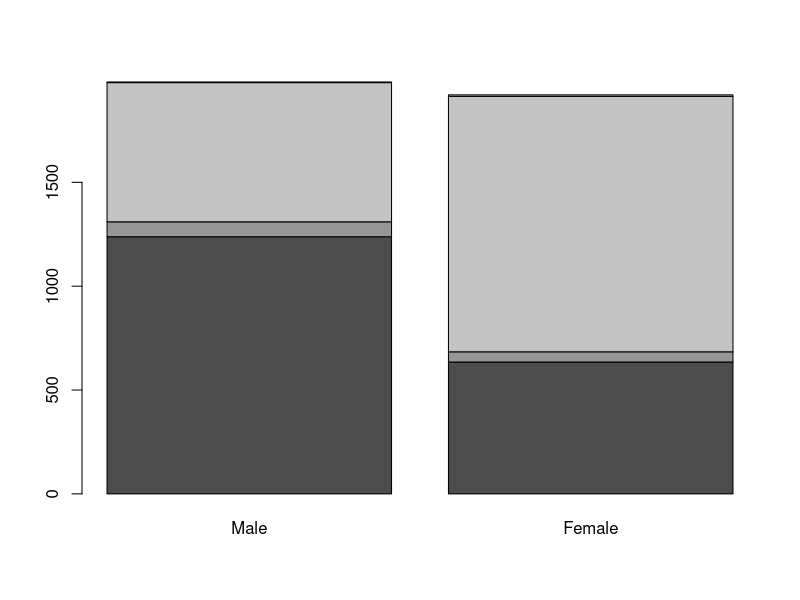
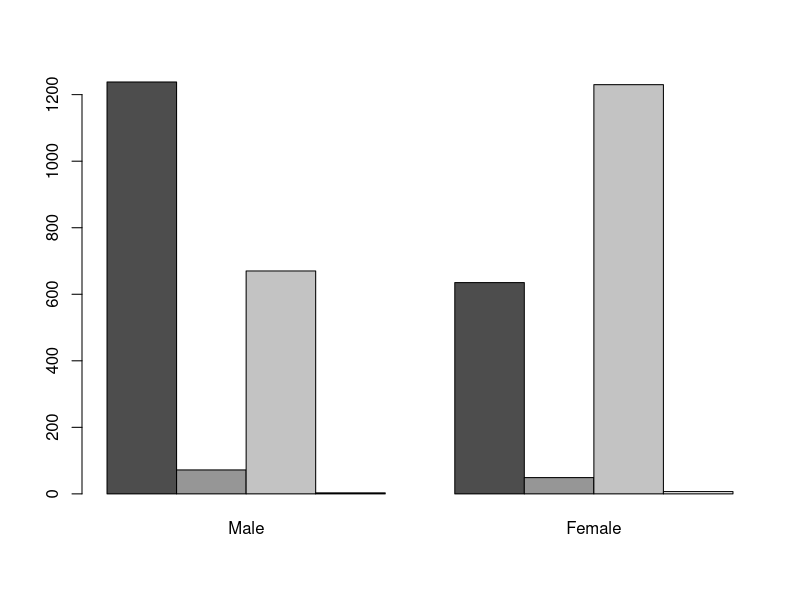
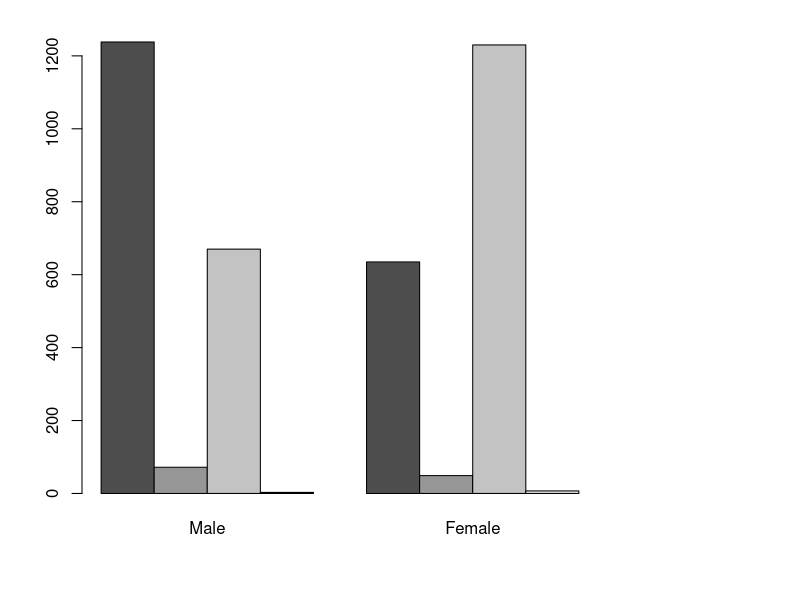
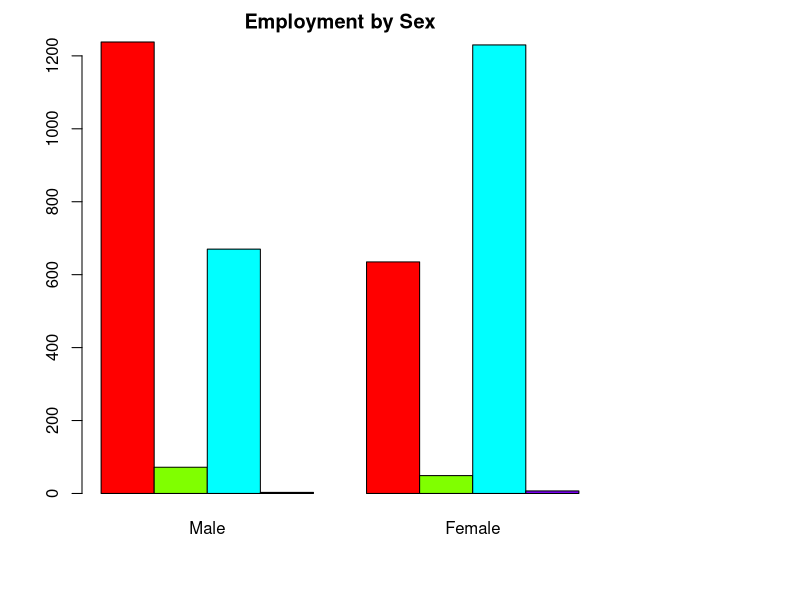

These figures' R source, in order:
## ---- chunk 1
knitr::opts_chunk$set(echo = TRUE)
## ---- chunk 2

my_data <- read.csv("example_data.csv")

colnames(my_data)
table(my_data$SEX)
table(my_data$EDATTAIN)
table(my_data$EMPSTAT)
## ---- chunk 3
if(!require("openxlsx")) {
  install.packages("openxlsx")
}

if (!(require("haven"))) {
  install.packages("haven")
}
## ---- chunk 4
library(haven)
library(openxlsx)
## ---- chunk 5
my_data <- read.xlsx("example_data.xlsx")

colnames(my_data)
table(my_data$SEX)
table(my_data$EDATTAIN)
table(my_data$EMPSTAT)

## ---- chunk 6
my_data <- read_dta("example_data.dta")
## ---- chunk 7
my_data$SEX <- as_factor(my_data$SEX)
my_data$EDATTAIN <- as_factor(my_data$EDATTAIN)
my_data$EMPSTAT <- as_factor(my_data$EMPSTAT)
## ---- chunk 8
table(my_data$SEX)
table(my_data$EDATTAIN)
table(my_data$EMPSTAT)
## ---- chunk 9
range(my_data$AGE)
## ---- chunk 10
table(my_data$EMPSTAT, my_data$SEX)
## ---- chunk 11
sub_data <- my_data[my_data$EMPSTAT != "NIU (not in universe)" ,]


mean(my_data$AGE) ## 26
mean(sub_data$AGE) ## 32

sub_data <- droplevels(sub_data) ## drop removed labels
## ---- chunk 12
crosstab <- table(sub_data$EMPSTAT, sub_data$SEX)
## ---- chunk 13
crosstab
## ---- chunk 14
write.csv(crosstab,
          file =  "xtab_emp_by_sex.csv")

write.xlsx(crosstab,
           file = "xtab_emp_by_sex.xlsx")

write_dta(as.data.frame(crosstab),
          path = "xtab_emp_by_sex.dta") ## note different syntax
## ---- chunk 15
barplot(crosstab) ## stacked by default barplot


barplot(crosstab, beside = TRUE) ## or unstacked
## ---- chunk 16
par("mar" = c(5.1,4.1,2.1,10.1), xpd = TRUE) ## add space for legend, and turn off clipping

barplot(crosstab, beside = TRUE)
legend("topright",
       legend = levels(sub_data$EMPSTAT),
       pch = 22,
       pt.bg = grey.colors(4),
       inset = c(-1.2,0),
       title = "Employment Status"
       )
## ---- chunk 17
par("mar" = c(5.1,4.1,2.1,10.1), xpd = TRUE) ## add space for legend, and turn off clipping

barplot(crosstab,
        beside = TRUE,
        col = rainbow(4),
        main = "Employment by Sex"
        )

legend("topright",
       legend = levels(sub_data$EMPSTAT),
       pch = 22,
       pt.bg = rainbow(4),
       inset = c(-1.2,0),
       title = "Employment Status"
)

